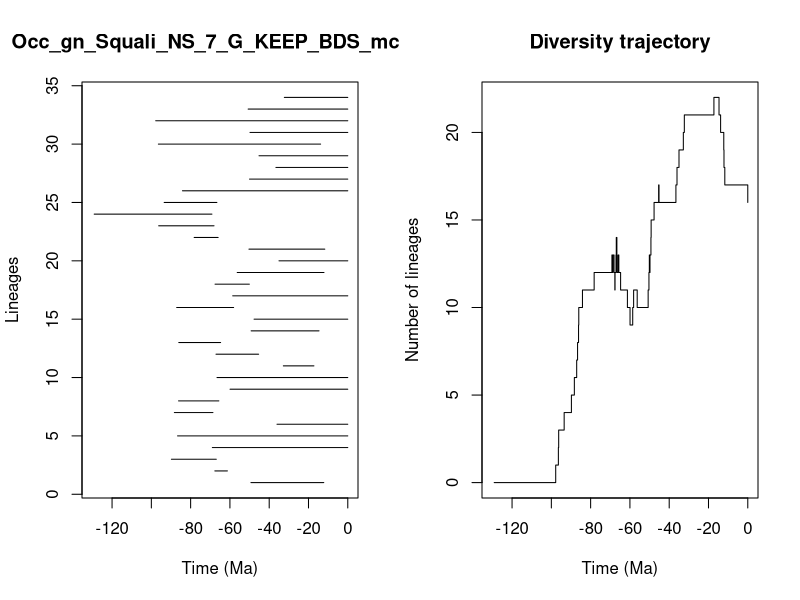

Write the R code that produced this figure.


pdf(file='../Results/Genus_NS/5_MA_bins_EXT_EP_FT/pyrate_mcmc_logs/Occ_gn_Squali_NS_7_G_KEEP_BDS_mcmc_LTT.pdf',width=0.6*20, height=0.6*10)
title = "Occ_gn_Squali_NS_7_G_KEEP_BDS_mcmc"
ts=c(49.30329092533045, 67.6747953872106,89.7878040662759,68.94643569363083,86.65094268641637,36.029390016942635,88.28775506050636,86.15245053125831,59.93849426197151,66.5828590163378,32.805592745299776,67.08645805771197,86.03371362310416,49.20013480801071,47.702613941013844,87.09973756615447,58.57712725742167,67.56765460013541,56.293787709168384,35.014184388830024,50.31586471192586,78.20853188251779,96.26620831578106,129.0974033921314,93.4758921719831,84.16161610311411,50.022683651934074,36.58616184743273,45.18397927686177,96.42199621260455,49.77795584483601,97.77897945432649,50.72047886014761,32.30043338473817)
te=c(12.219776621720305, 61.277833270657155,66.94373829477698,0.0,0.0,0.0,68.65014147509424,65.63996682944831,0.0,0.0,17.238979392131974,45.38374473281838,64.74008022185326,14.641962910440506,0.0,58.11500153169876,0.0,50.115667447571454,12.11289319042903,0.0,11.695393685774876,65.99464387282435,68.08567684209123,69.16034763199414,66.6350583377804,0.0,0.0,0.0,0.0,13.832533512453109,0.0,0.0,0.0,0.0)
div_traj=c(0, 1,2,3,4,5,6,7,8,9,10,11,12,13,12,13,12,11,12,13,14,13,12,13,12,11,10,9,10,11,10,11,12,13,12,13,14,15,16,17,16,17,18,19,20,21,22,21,20,19,18,17,16)
time_events=c(129.0974033921314, 97.77897945432649,96.42199621260455,96.26620831578106,93.4758921719831,89.7878040662759,88.28775506050636,87.09973756615447,86.65094268641637,86.15245053125831,86.03371362310416,84.16161610311411,78.20853188251779,69.16034763199414,68.94643569363083,68.65014147509424,68.08567684209123,67.6747953872106,67.56765460013541,67.08645805771197,66.94373829477698,66.6350583377804,66.5828590163378,65.99464387282435,65.63996682944831,64.74008022185326,61.277833270657155,59.93849426197151,58.57712725742167,58.11500153169876,56.293787709168384,50.72047886014761,50.31586471192586,50.115667447571454,50.022683651934074,49.77795584483601,49.30329092533045,49.20013480801071,47.702613941013844,45.38374473281838,45.18397927686177,36.58616184743273,36.029390016942635,35.014184388830024,32.805592745299776,32.30043338473817,17.238979392131974,14.641962910440506,13.832533512453109,12.219776621720305,12.11289319042903,11.695393685774876,0.0)
                par(mfrow=c(1,2))
                L = length(ts)
                plot(ts, 1:L , xlim=c(-max(ts)-1,0), pch=20, type="n", main=title,xlab="Time (Ma)",ylab="Lineages")
                for (i in 1:L){segments(x0=-te[i],y0=i,x1=-ts[i],y1=i)}    
                t = -time_events
                plot(div_traj ~ t,type="s", main = "Diversity trajectory",xlab="Time (Ma)",ylab="Number of lineages",xlim=c(-max(ts)-1,0))
                abline(v=c(65,200,251,367,445),lty=2,col="gray")
                
